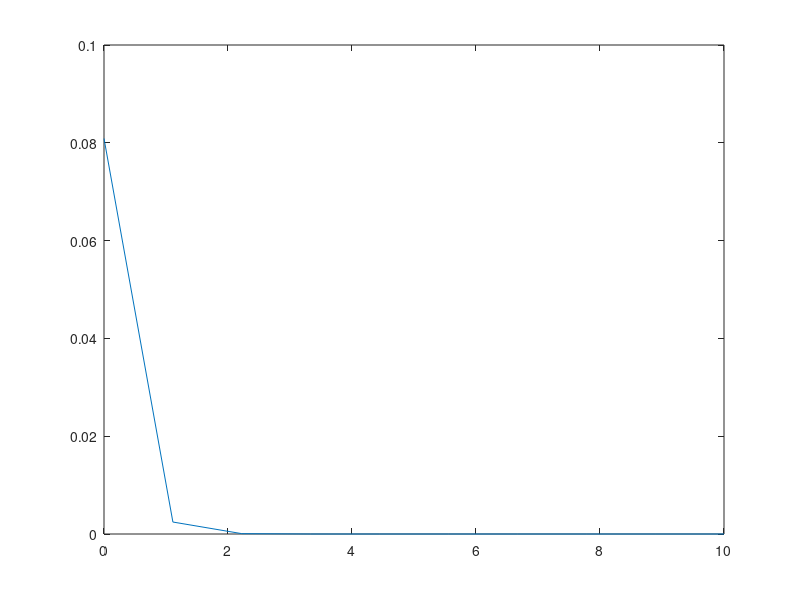

MATLAB code to generate this figure:
A = [2 1 0; 1 2 1; 0 1 2];
x = [1; 1; 1];
e = [];
E = eig(A);
lambda = E(3);
for i=1:10;
    xi = x(:, i);
    mu = xi'*A*xi/norm(xi)^2;
    e = [e abs(lambda - mu)];   
    f = A*xi/norm(A*xi);
    x = [x f];
end

mu
plot(linspace(0,10, 10), e);

